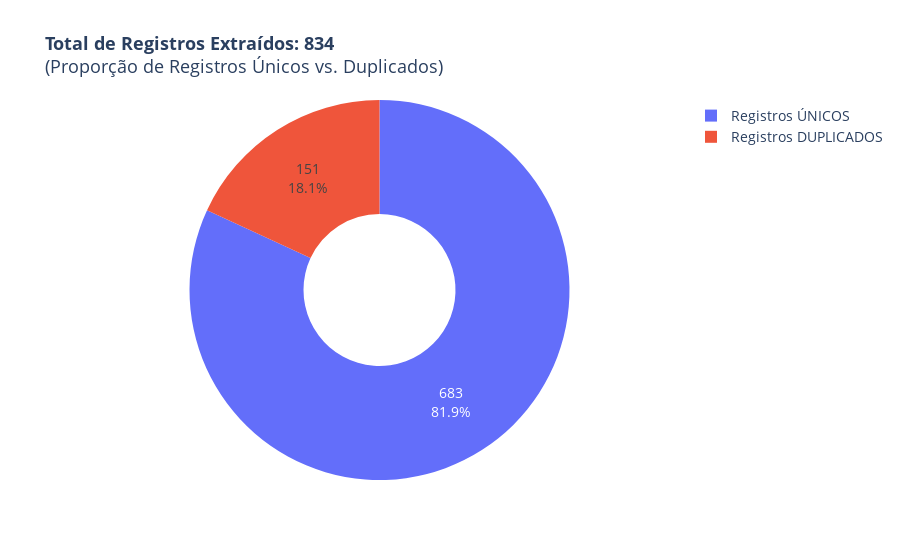

The notebook cell saved with this chart:
### Markdown cell above
### 5.1 Remoção de linhas duplicadas

Essa parte e fundamental, pois duplicatas é comum e muito prejudicial (nesse caso) as vizualizações. Aqui está visualmente representado, em gráfico rosca, que há uma **quantidade significativa de tuplas duplicadas**.

### Code cell
# 1. Obter os números da análise anterior
total_registros = len(df_projetos) # 834
registros_unicos = df_projetos['id_unico'].nunique() # 683
registros_duplicados = total_registros - registros_unicos

# 2. Criar um DataFrame para a visualização
df_plot = pd.DataFrame({
    'Categoria': ['Registros ÚNICOS', 'Registros DUPLICADOS'],
    'Contagem': [registros_unicos, registros_duplicados]
})

# 3. Criar o Gráfico de Rosca (Donut Chart)
fig = px.pie(
    df_plot, 
    values='Contagem', 
    names='Categoria',
    title=f'<b>Total de Registros Extraídos: {total_registros}</b><br>(Proporção de Registros Únicos vs. Duplicados)',
    hole=0.4, # O "buraco" no meio
    color_discrete_map={
        'Registros ÚNICOS': 'royalblue',
        'Registros DUPLICADOS': 'darkorange'
    }
)

# Adiciona os números e percentuais
fig.update_traces(
    textposition='inside', 
    textinfo='percent+value'
)

fig.update_layout(
    font_size=14,
    title_font_size=18
)
fig.show()

### Figure 1 — Plotly figure (JSON) as saved in the notebook; plotly's stock layout.template omitted (floating-point values rounded to 4 significant figures)
{"data": [{"domain": {"x": [0, 1], "y": [0, 1]}, "hole": 0.4, "hovertemplate": "Categoria=%{label}<br>Contagem=%{value}<extra></extra>", "labels": ["Registros ÚNICOS", "Registros DUPLICADOS"], "legendgroup": "", "name": "", "showlegend": true, "textinfo": "percent+value", "textposition": "inside", "type": "pie", "values": [683, 151]}], "layout": {"font": {"size": 14}, "legend": {"tracegroupgap": 0}, "title": {"font": {"size": 18}, "text": "<b>Total de Registros Extraídos: 834</b><br>(Proporção de Registros Únicos vs. Duplicados)"}}}
